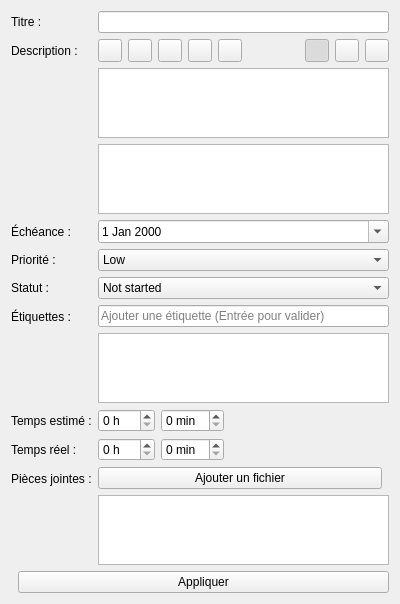
<?xml version="1.0" encoding="UTF-8"?>
<ui version="4.0">
 <class>TaskDetailWidget</class>
 <widget class="QWidget" name="TaskDetailWidget">
  <property name="geometry">
   <rect>
    <x>0</x>
    <y>0</y>
    <width>400</width>
    <height>300</height>
   </rect>
  </property>
  <layout class="QVBoxLayout" name="verticalLayout">
   <item>
    <layout class="QFormLayout" name="formLayout">
     <item row="0" column="0">
      <widget class="QLabel" name="labelTitle">
       <property name="text">
        <string>Titre :</string>
       </property>
      </widget>
     </item>
     <item row="0" column="1">
      <widget class="QLineEdit" name="titleEdit"/>
     </item>

     <item row="1" column="0">
      <widget class="QLabel" name="labelDesc">
       <property name="text">
        <string>Description :</string>
       </property>
      </widget>
     </item>
     <item row="1" column="1">
      <layout class="QVBoxLayout" name="descriptionLayout">
       <item>
        <layout class="QHBoxLayout" name="markdownToolbar">
         <item>
          <widget class="QToolButton" name="boldButton">
           <property name="text">
            <string/>
           </property>
           <property name="icon">
            <iconset resource="ressource.qrc">
             <normaloff>:/icons/format-bold.svg</normaloff>:/icons/format-bold.svg</iconset>
           </property>
           <property name="toolTip">
            <string>Gras (Ctrl+B)</string>
           </property>
          </widget>
         </item>
         <item>
          <widget class="QToolButton" name="italicButton">
           <property name="text">
            <string/>
           </property>
           <property name="icon">
            <iconset resource="ressource.qrc">
             <normaloff>:/icons/format-italic.svg</normaloff>:/icons/format-italic.svg</iconset>
           </property>
           <property name="toolTip">
            <string>Italique (Ctrl+I)</string>
           </property>
          </widget>
         </item>
         <item>
          <widget class="QToolButton" name="codeButton">
           <property name="text">
            <string/>
           </property>
           <property name="icon">
            <iconset resource="ressource.qrc">
             <normaloff>:/icons/code-markup.svg</normaloff>:/icons/code-markup.svg</iconset>
           </property>
           <property name="toolTip">
            <string>Code inline</string>
           </property>
          </widget>
         </item>
         <item>
          <widget class="QToolButton" name="linkButton">
           <property name="text">
            <string/>
           </property>
           <property name="icon">
            <iconset resource="ressource.qrc">
             <normaloff>:/icons/link.svg</normaloff>:/icons/link.svg</iconset>
           </property>
           <property name="toolTip">
            <string>Lien</string>
           </property>
          </widget>
         </item>
         <item>
          <widget class="QToolButton" name="listButton">
           <property name="text">
            <string/>
           </property>
           <property name="icon">
            <iconset resource="ressource.qrc">
             <normaloff>:/icons/items-list.svg</normaloff>:/icons/items-list.svg</iconset>
           </property>
           <property name="toolTip">
            <string>Liste</string>
           </property>
          </widget>
         </item>
         <item>
          <spacer name="toolbarSpacer">
           <property name="orientation">
            <enum>Qt::Horizontal</enum>
           </property>
           <property name="sizeHint" stdset="0">
            <size>
             <width>40</width>
             <height>20</height>
            </size>
           </property>
          </spacer>
         </item>
         <item>
          <widget class="QToolButton" name="textOnlyButton">
           <property name="text">
            <string/>
           </property>
           <property name="icon">
            <iconset resource="ressource.qrc">
             <normaloff>:/icons/pen.svg</normaloff>:/icons/pen.svg</iconset>
           </property>
           <property name="toolTip">
            <string>Texte uniquement</string>
           </property>
           <property name="checkable">
            <bool>true</bool>
           </property>
           <property name="checked">
            <bool>true</bool>
           </property>
          </widget>
         </item>
         <item>
          <widget class="QToolButton" name="previewOnlyButton">
           <property name="text">
            <string/>
           </property>
           <property name="icon">
            <iconset resource="ressource.qrc">
             <normaloff>:/icons/preview.svg</normaloff>:/icons/preview.svg</iconset>
           </property>
           <property name="toolTip">
            <string>Aperçu uniquement (double-clic pour éditer)</string>
           </property>
           <property name="checkable">
            <bool>true</bool>
           </property>
          </widget>
         </item>
         <item>
          <widget class="QToolButton" name="splitViewButton">
           <property name="text">
            <string/>
           </property>
           <property name="icon">
            <iconset resource="ressource.qrc">
             <normaloff>:/icons/separate-vertical.svg</normaloff>:/icons/separate-vertical.svg</iconset>
           </property>
           <property name="toolTip">
            <string>Vue divisée</string>
           </property>
           <property name="checkable">
            <bool>true</bool>
           </property>
          </widget>
         </item>
        </layout>
       </item>
       <item>
        <widget class="QTextEdit" name="descEdit"/>
       </item>
       <item>
        <widget class="QTextBrowser" name="previewBrowser">
         <property name="visible">
          <bool>false</bool>
         </property>
        </widget>
       </item>
      </layout>
     </item>

     <item row="2" column="0">
      <widget class="QLabel" name="labelDate">
       <property name="text">
        <string>Échéance :</string>
       </property>
      </widget>
     </item>
     <item row="2" column="1">
      <widget class="QDateEdit" name="dateEdit">
       <property name="calendarPopup">
        <bool>true</bool>
       </property>
      </widget>
     </item>

     <item row="3" column="0">
      <widget class="QLabel" name="labelPriority">
       <property name="text">
        <string>Priorité :</string>
       </property>
      </widget>
     </item>
     <item row="3" column="1">
      <widget class="QComboBox" name="priorityCombo">
       <item><property name="text"><string>Low</string></property></item>
       <item><property name="text"><string>Medium</string></property></item>
       <item><property name="text"><string>High</string></property></item>
       <item><property name="text"><string>Critical</string></property></item>
      </widget>
     </item>

     <item row="4" column="0">
      <widget class="QLabel" name="labelStatus">
       <property name="text">
        <string>Statut :</string>
       </property>
      </widget>
     </item>
     <item row="4" column="1">
      <widget class="QComboBox" name="statusCombo">
       <item><property name="text"><string>Not started</string></property></item>
       <item><property name="text"><string>In progress</string></property></item>
       <item><property name="text"><string>Completed</string></property></item>
       <item><property name="text"><string>Cancelled</string></property></item>
      </widget>
     </item>

     <item row="5" column="0">
      <widget class="QLabel" name="labelTags">
       <property name="text">
        <string>Étiquettes :</string>
       </property>
      </widget>
     </item>
     <item row="5" column="1">
      <layout class="QVBoxLayout" name="tagsLayout">
       <item>
        <widget class="QLineEdit" name="tagsEdit">
         <property name="placeholderText">
          <string>Ajouter une étiquette (Entrée pour valider)</string>
         </property>
        </widget>
       </item>
       <item>
        <widget class="QListWidget" name="tagsListWidget">
         <property name="maximumHeight">
          <number>100</number>
         </property>
        </widget>
       </item>
      </layout>
     </item>

     <item row="6" column="0">
      <widget class="QLabel" name="labelEstimatedTime">
       <property name="text">
        <string>Temps estimé :</string>
       </property>
      </widget>
     </item>
     <item row="6" column="1">
      <layout class="QHBoxLayout" name="estimatedTimeLayout">
       <item>
        <widget class="QSpinBox" name="estimatedHoursSpinBox">
         <property name="suffix">
          <string> h</string>
         </property>
         <property name="minimum">
          <number>0</number>
         </property>
         <property name="maximum">
          <number>999</number>
         </property>
        </widget>
       </item>
       <item>
        <widget class="QSpinBox" name="estimatedMinutesSpinBox">
         <property name="suffix">
          <string> min</string>
         </property>
         <property name="minimum">
          <number>0</number>
         </property>
         <property name="maximum">
          <number>59</number>
         </property>
        </widget>
       </item>
       <item>
        <spacer name="estimatedTimeSpacer">
         <property name="orientation">
          <enum>Qt::Horizontal</enum>
         </property>
         <property name="sizeHint" stdset="0">
          <size>
           <width>40</width>
           <height>20</height>
          </size>
         </property>
        </spacer>
       </item>
      </layout>
     </item>

     <item row="7" column="0">
      <widget class="QLabel" name="labelActualTime">
       <property name="text">
        <string>Temps réel :</string>
       </property>
      </widget>
     </item>
     <item row="7" column="1">
      <layout class="QHBoxLayout" name="actualTimeLayout">
       <item>
        <widget class="QSpinBox" name="actualHoursSpinBox">
         <property name="suffix">
          <string> h</string>
         </property>
         <property name="minimum">
          <number>0</number>
         </property>
         <property name="maximum">
          <number>999</number>
         </property>
        </widget>
       </item>
       <item>
        <widget class="QSpinBox" name="actualMinutesSpinBox">
         <property name="suffix">
          <string> min</string>
         </property>
         <property name="minimum">
          <number>0</number>
         </property>
         <property name="maximum">
          <number>59</number>
         </property>
        </widget>
       </item>
       <item>
        <spacer name="actualTimeSpacer">
         <property name="orientation">
          <enum>Qt::Horizontal</enum>
         </property>
         <property name="sizeHint" stdset="0">
          <size>
           <width>40</width>
           <height>20</height>
          </size>
         </property>
        </spacer>
       </item>
      </layout>
     </item>

     <item row="8" column="0">
      <widget class="QLabel" name="labelAttachments">
       <property name="text">
        <string>Pièces jointes :</string>
       </property>
      </widget>
     </item>
     <item row="8" column="1">
      <layout class="QVBoxLayout" name="attachmentsLayout">
       <item>
        <layout class="QHBoxLayout" name="attachmentsButtonsLayout">
         <item>
          <widget class="QPushButton" name="addAttachmentButton">
           <property name="text">
            <string>Ajouter un fichier</string>
           </property>
          </widget>
         </item>
         <item>
          <spacer name="attachmentsSpacer">
           <property name="orientation">
            <enum>Qt::Horizontal</enum>
           </property>
          </spacer>
         </item>
        </layout>
       </item>
       <item>
        <widget class="QListWidget" name="attachmentsListWidget">
         <property name="maximumHeight">
          <number>100</number>
         </property>
        </widget>
       </item>
      </layout>
     </item>

    </layout>
   </item>

   <item>
    <layout class="QHBoxLayout" name="buttonsLayout">
     <item>
      <spacer name="spacer1">
       <property name="orientation">
        <enum>Qt::Horizontal</enum>
       </property>
      </spacer>
     </item>
     <item>
      <widget class="QPushButton" name="applyButton">
       <property name="text">
        <string>Appliquer</string>
       </property>
      </widget>
     </item>
    </layout>
   </item>

  </layout>
 </widget>
 <resources/>
 <connections/>
</ui>
